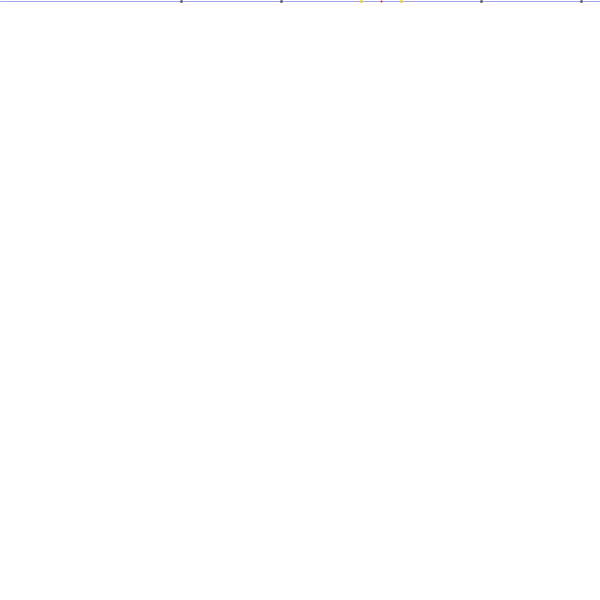
Frame 1 (no input)
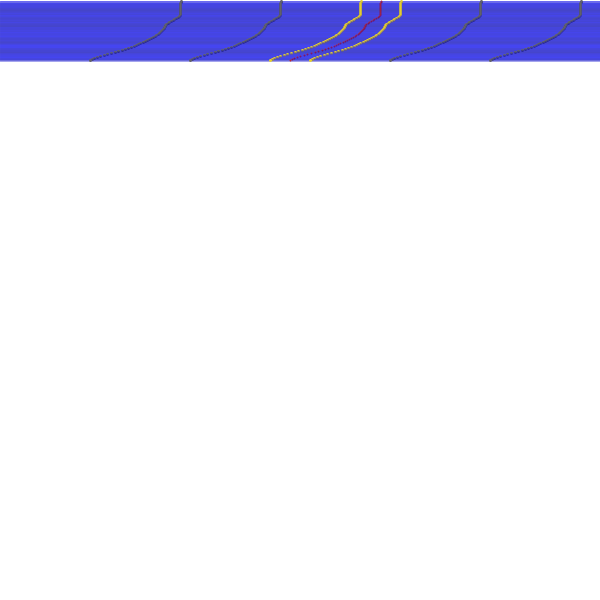
Frame 60 (the mouse pressed at the canvas centre just before this capture)
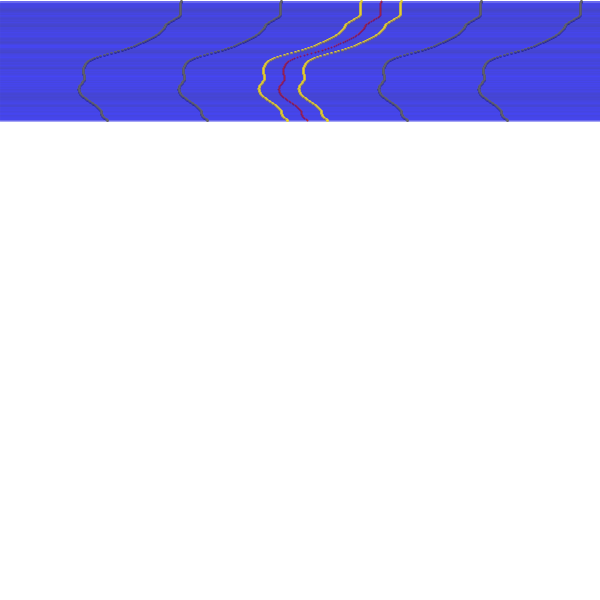
Frame 120 (the mouse held since frame 60 and released just before this capture)

The Processing sketch that drew these frames (run headless with seeded random() and noise(); from frame 60 on, the mouse is pressed at the canvas centre):

// Processing sketch: MountainRangeLieDetector
// ── MountainRangeLieDetector.pde
// global variables
float xPos;
float yPos;
float tymeY;
float tymeX;
int syze;
color red;
color black;
boolean right;
boolean down;
// end global variables

void setup(){
  size(600,600);
  xPos=width/2;
  syze=25;
  red=color(255,0,0);
  black=color(0);
  background(255);
  fill(red);
  rectMode(CENTER);
  frameRate(30);
  tymeX=random(20,60);
   right=true;
  
}// end setup

void draw(){
  noFill();

  tymeX+=.01;
   
 noStroke();
  xPos=noise(tymeX)*300+150;
  //move rectangle
   yPos+=1;
  stroke(0,0,random(175,255),90);
  line(0,yPos, width,yPos);
  strokeWeight(20);
    stroke(#C12727);
  strokeWeight(2);
  point(xPos,yPos);
   stroke(100);
   strokeWeight(3);
   point(xPos-100,yPos);
   point(xPos+100,yPos);
   point(xPos-200,yPos);
   point(xPos+200,yPos);
   stroke(#E8D22A);
     point(xPos+20,yPos);
     point(xPos-20,yPos);

   //line(0,yPos, width,yPos);
  
}// end draw
